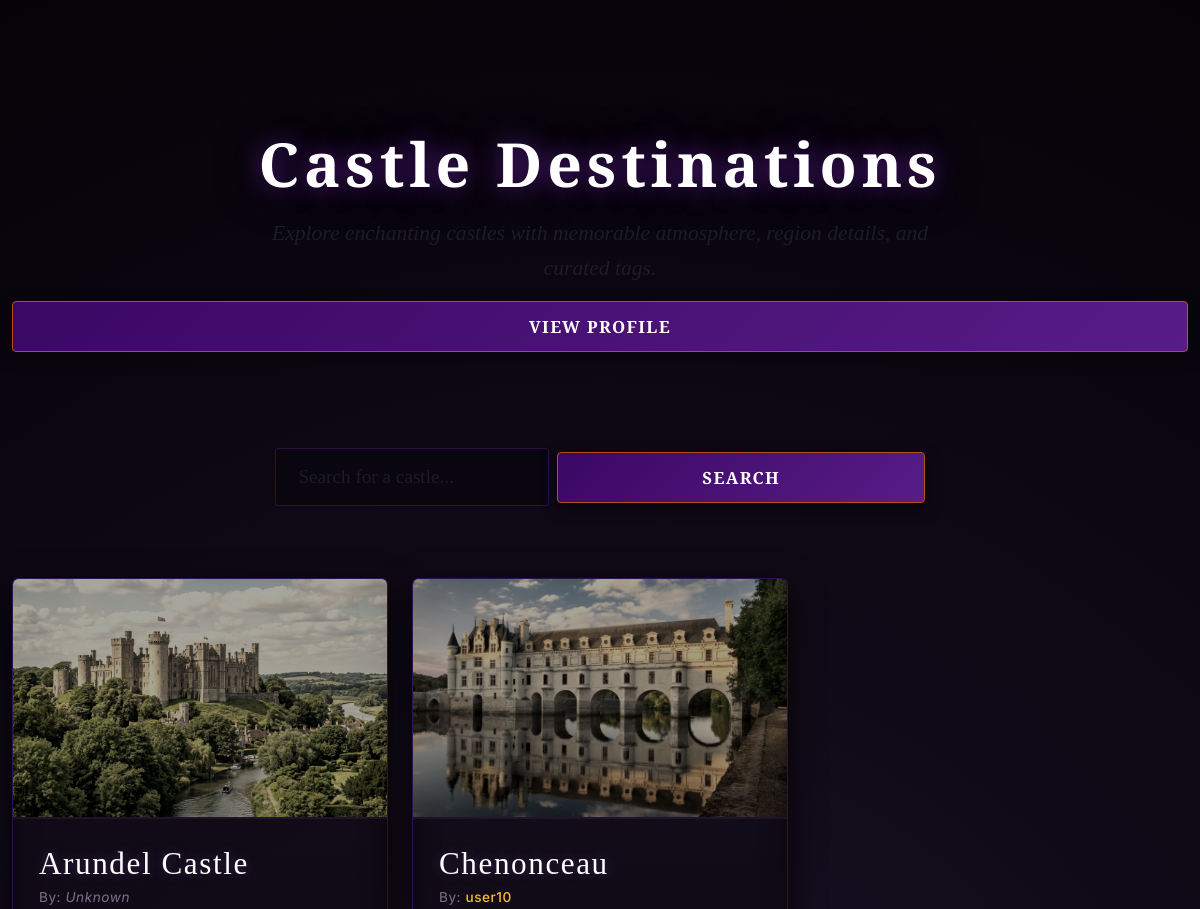
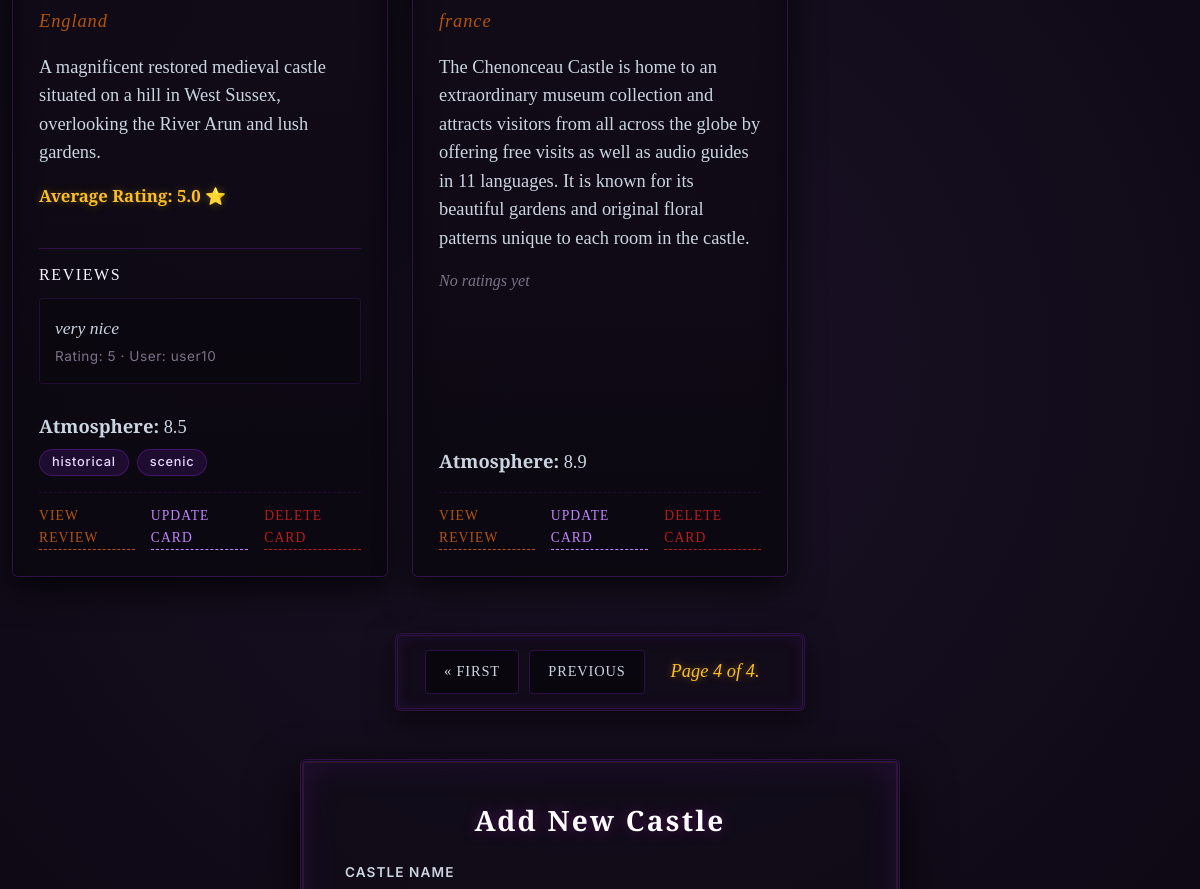
/home/?page=4 (signed in, upper part), run on an earlier commit of the app's database (2 pictures, top to bottom).
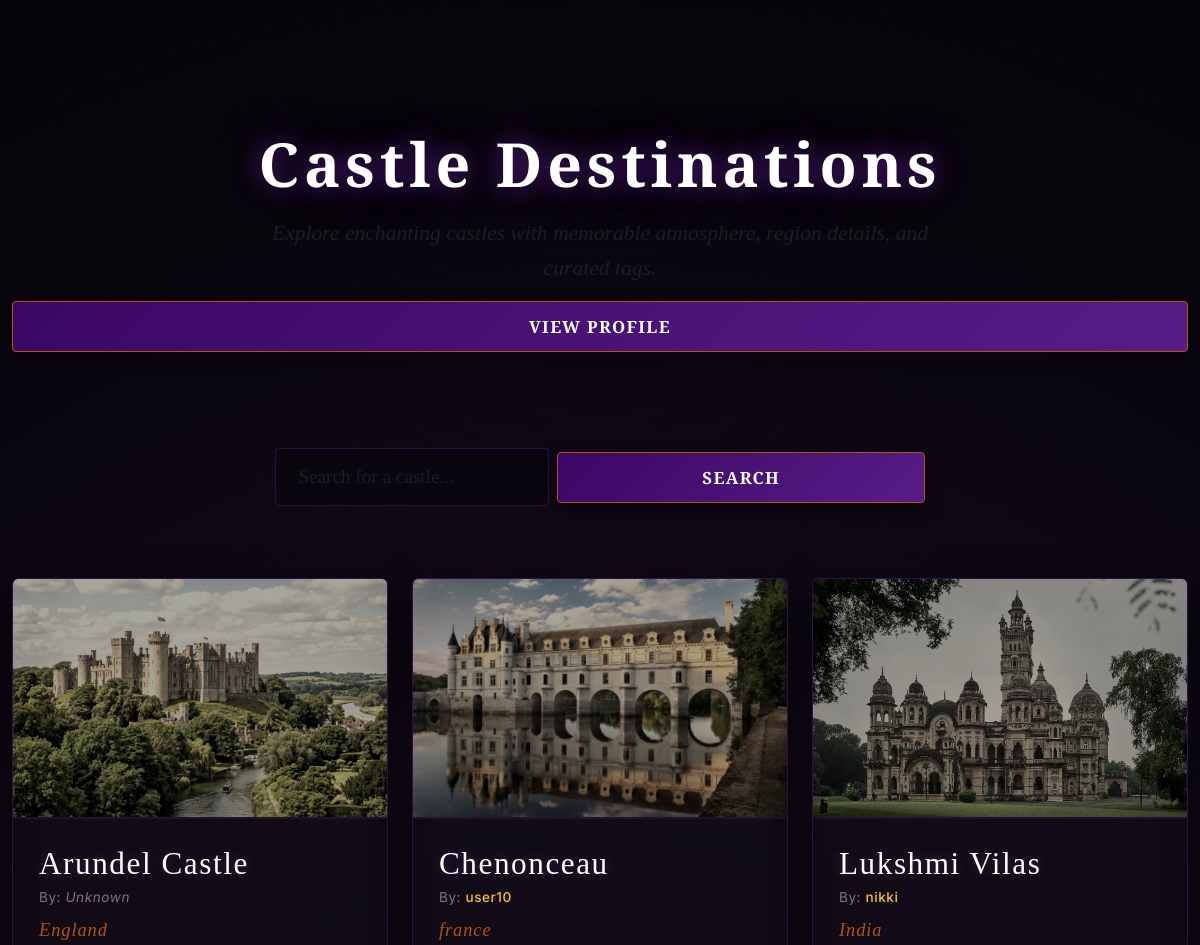
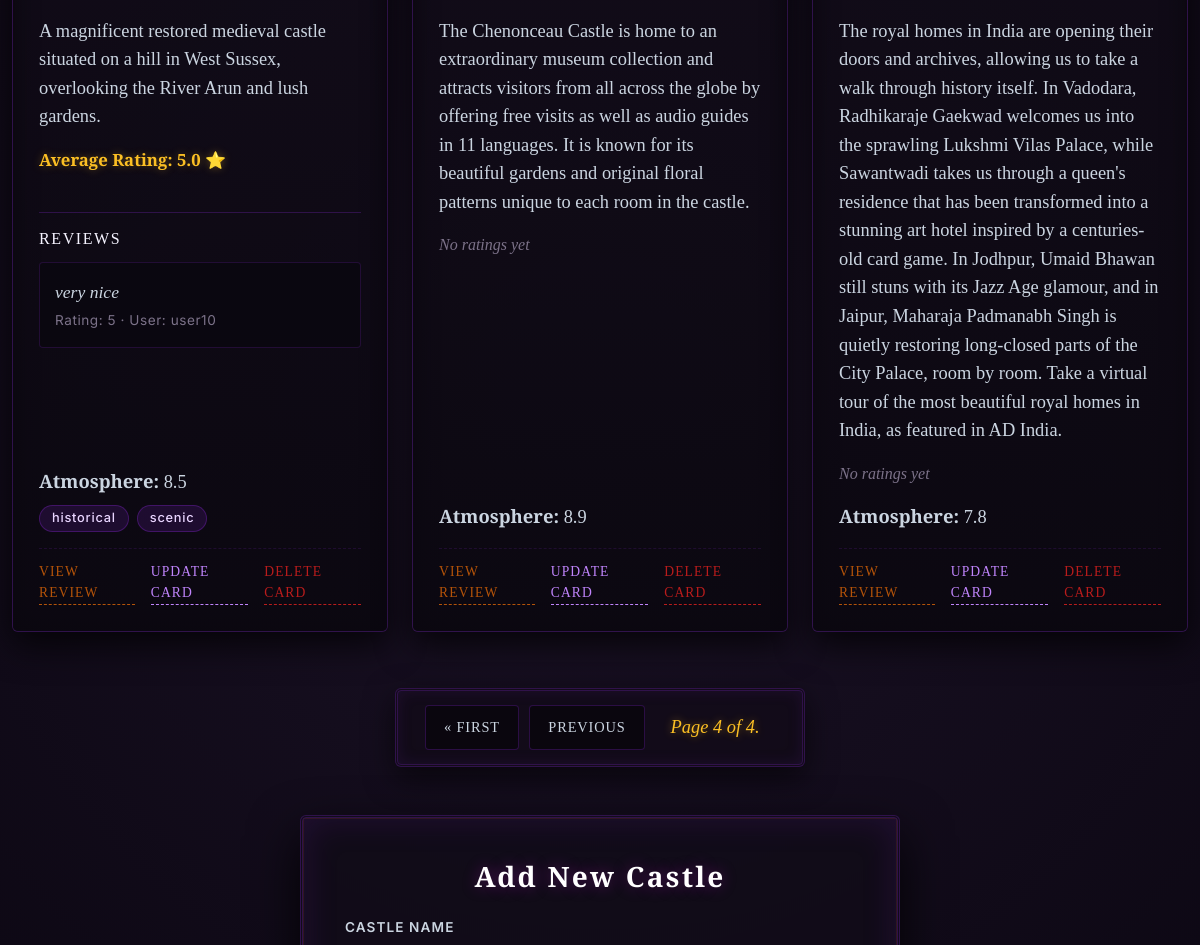
And on a later commit of the database (2 pictures, top to bottom).
### core/models.py (models this page shows, shortened)
class Destination(models.Model):
    posted_by = models.ForeignKey(User, on_delete=models.SET_NULL, null=True, blank=True, related_name='destinations' )
    castle = models.CharField(max_length=100, unique=True)
    country = models.CharField(max_length=100)
    description = models.TextField()
    image = models.ImageField(upload_to="images/", blank=True, null=True)
    atmosphere = models.FloatField()
    tags = models.ManyToManyField('Tag',related_name="destinations", blank=True)

class Review(models.Model):
    comment = models.TextField()
    rating = models.IntegerField()
    user = models.ForeignKey(User, on_delete=models.CASCADE)
    destination = models.ForeignKey(Destination, on_delete=models.CASCADE)

class Tag(models.Model):
    name = models.CharField(max_length=50)

### core/views.py (the view, shortened to what this page needs)
# urls.py: 2. Add a URL to urlpatterns:  path('', views.home, name='home')
@login_required
def home(request):
    search = request.GET.get("castle")
    if search:
        dest = Destination.objects.filter(castle__icontains=search)
    else:
        dest = Destination.objects.annotate(Avg_rate=Avg('review__rating'))
    paginator = Paginator(dest,6)
    page_number = request.GET.get("page")
    page_obj = paginator.get_page(page_number)
    return render(request, "core/home.html",{"page_obj" : page_obj, "search":search})

### templates/core/home.html (shortened to what the changed rows need)
<!DOCTYPE html>
<html lang="en">
<head>
    {% load static %}
    <link rel="stylesheet" href="https://cdn.jsdelivr.net/npm/bootstrap@5.3.8/dist/css/bootstrap.min.css">
    <link rel="stylesheet" href="{% static 'core/styles.css' %}">
</head>
<body>
    <div class="container py-5">
        <div class="text-center mb-5 home-hero">
            <h1 class="hero-title display-5 fw-bold">Castle Destinations</h1>
        </div>
        <div class="row row-cols-1 row-cols-md-2 row-cols-lg-3 g-4 destination-list">
            {% for d in page_obj %}
            <div class="col">
                <article class="destination-card card h-100">
                    {% if d.image %}
                    <img src="{{ d.image.url }}" alt="{{ d.castle }}" class="card-img-top">
                    {% endif %}
                    <div class="card-body destination-card-body d-flex flex-column">
                        <div>
                            <h2 class="destination-card-title h4">{{ d.castle }}</h2>
                            <p class="destination-card-author mb-2">
                                <span class="text-muted-gothic">By: </span>
                                {% if d.posted_by %}
                                    <a href="{% url 'public_profile' d.posted_by.id %}" class="author-link">{{ d.posted_by.username }}</a>
                                {% else %}
                                    <span class="author-unknown">Unknown</span>
                                {% endif %}
                            </p>
                            <p class="destination-card-subtitle mb-3">{{ d.country }}</p>
                            <p class="destination-card-text mb-3">{{ d.description }}</p>
                            {% if d.Avg_rate %}
                                <p class="average-rating-stars mb-3">Average Rating: {{ d.Avg_rate|floatformat:1 }} ⭐</p>
                            {% else %}
                                <p class="average-rating-none mb-3">No ratings yet</p>
                            {% endif %}
                        </div>
                        {% if d.review_set.all %}
                        <div class="review-section mb-3">
                            <h6 class="review-title">Reviews</h6>
                            {% for review in d.review_set.all %}
                            <div class="review-card mb-2 p-3 rounded-3">
                                <p class="review-text mb-1">{{ review.comment }}</p>
                                <p class="review-meta mb-0">Rating: {{ review.rating }} · User: {{ review.user }}</p>
                            </div>
                            {% endfor %}
                        </div>
                        {% endif %}
                        <div class="mt-auto">
                            <p class="destination-card-text mb-2"><strong>Atmosphere:</strong> {{ d.atmosphere }}</p>
                            <div class="destination-card-meta d-flex flex-wrap align-items-center gap-2 mt-2">
                                {% for tag in d.tags.all %}
                                    <span class="badge rounded-pill bg-secondary">{{ tag.name }}</span>
                                {% endfor %}
                                <div class="card-action-links d-flex gap-3 align-items-center w-100 mt-2">
                                    <a href="{% url 'review_view' d.id %}" class="view-review-link">View Review</a>
                                    <a href="{% url 'update_card' d.id %}" class="update-card-link">Update Card</a>
                                    <a href="{% url 'delete_castle' d.id %}" class="delete-card-link">Delete Card</a>
                                </div>
                            </div>
                        </div>
                    </div>
                </article>
            </div>
            {% endfor %}
        </div>
    </div>
</body>
</html>

What changed in the data, as far as the page shows it:
added Destination: image (picture), castle "Lukshmi Vilas", posted_by.username "nikki", country "India", description "The royal homes in India are opening their doors and archives, allowing us to take a walk through history itself. In Vadodara, Radhikaraje Gaekwad welcomes us into the sprawling Lukshmi Vilas Palace, while Sawantwadi takes us through a queen's residence that has been transformed into a stunning art hotel inspired by a centuries-old card game. In Jodhpur, Umaid Bhawan still stuns with its Jazz Age glamour, and in Jaipur, Maharaja Padmanabh Singh is quietly restoring long-closed parts of the City Palace, room by room. Take a virtual tour of the most beautiful royal homes in India, as featured in AD India.", shows "No ratings yet", atmosphere "7.8"
